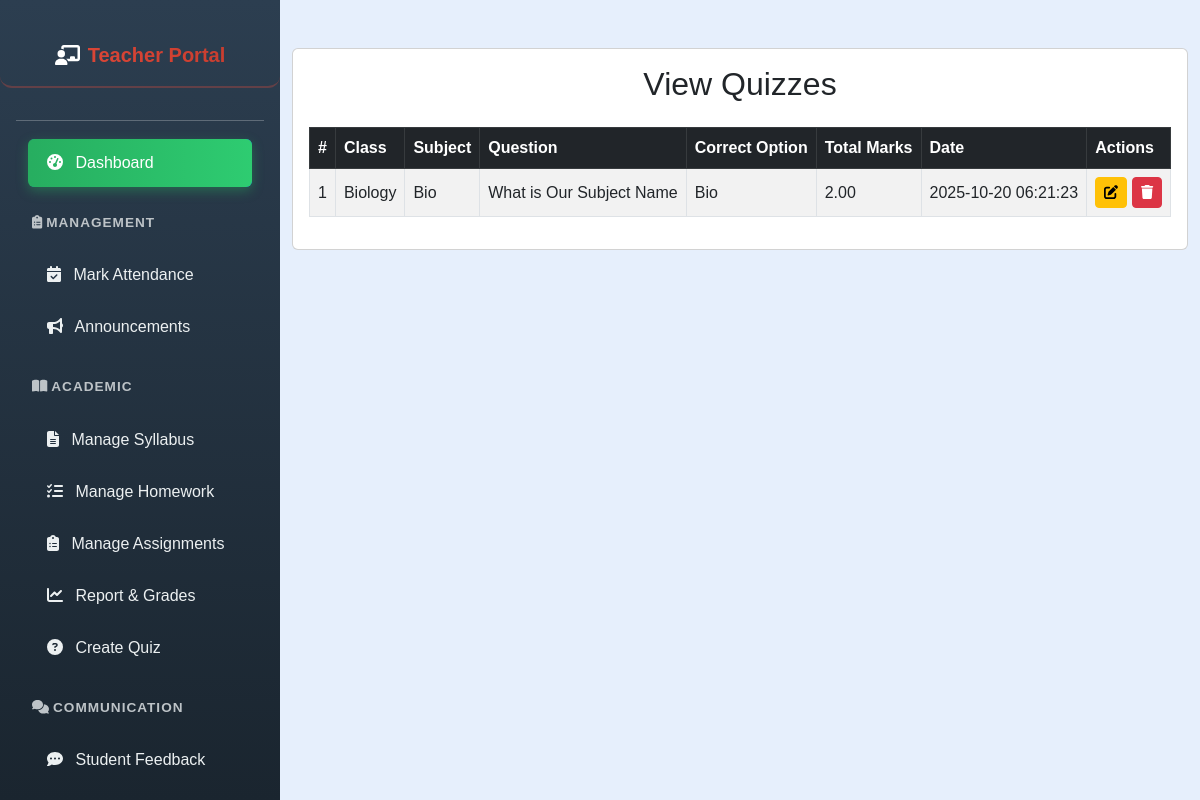
The page /teacher/view_quiz.php (signed in) on the database its author committed.
### tables this page shows
CREATE TABLE `quizzes` (
  `quiz_id` int(11) NOT NULL,
  `question` text NOT NULL,
  `option_one` varchar(255) NOT NULL,
  `option_two` varchar(255) NOT NULL,
  `option_three` varchar(255) NOT NULL,
  `option_four` varchar(255) NOT NULL,
  `correct_option` enum('option_one','option_two','option_three','option_four') NOT NULL,
  `subject_id` int(11) NOT NULL,
  `class_id` int(11) NOT NULL,
  `created_by` int(11) NOT NULL,
  `total_marks` decimal(5,2) NOT NULL,
  `created_at` timestamp NOT NULL DEFAULT current_timestamp()
);

CREATE TABLE `classes` (
  `class_id` int(11) NOT NULL,
  `class_name` varchar(50) NOT NULL,
  `section` varchar(10) NOT NULL,
  `created_at` datetime DEFAULT current_timestamp()
);

CREATE TABLE `subjects` (
  `subject_id` int(11) NOT NULL,
  `subject_name` varchar(100) NOT NULL,
  `class_id` int(11) NOT NULL,
  `created_at` datetime DEFAULT current_timestamp()
);

### teacher/view_quiz.php (the view, shortened to what this page needs)
<?php
include('../config.php');
$teacher_id = $_SESSION["user_id"];
$query = "
    SELECT q.quiz_id, q.question, q.option_one, q.option_two, q.option_three, q.option_four, q.correct_option,
           q.total_marks, c.class_name, s.subject_name, q.created_at
    FROM quizzes q
    JOIN classes c ON q.class_id = c.class_id
    JOIN subjects s ON q.subject_id = s.subject_id
    WHERE q.created_by = ?
    ORDER BY q.created_at DESC
";
$stmt = $conn->prepare($query);
$stmt->bind_param("i", $teacher_id);
$stmt->execute();
$result = $stmt->get_result();
$quizzes = $result->fetch_all(MYSQLI_ASSOC);
?>
<!DOCTYPE html>
<html lang="en">
<head>
    <link href="https://cdn.jsdelivr.net/npm/bootstrap@5.3.0/dist/css/bootstrap.min.css" rel="stylesheet" />
</head>
<body style="margin-left:280px; background-color:#e6effc;">
<?php include('teacher_sidebar.php'); ?>
<div class="container mt-5 mb-5">
    <div class="card mx-auto" style="max-width: 1000px;">
        <div class="card-body">
            <h2 class="mb-4 text-center">View Quizzes</h2>
            <?php if (count($quizzes) > 0): ?>
                <table class="table table-bordered table-striped align-middle">
                    <thead class="table-dark">
                        <tr>
                            <th>#</th>
                            <th>Class</th>
                            <th>Subject</th>
                            <th>Question</th>
                            <th>Correct Option</th>
                            <th>Total Marks</th>
                            <th>Date</th>
                            <th>Actions</th>
                        </tr>
                    </thead>
                    <tbody>
                        <?php foreach ($quizzes as $index => $q): ?>
                            <tr>
                                <td><?= $index + 1 ?></td>
                                <td><?= htmlspecialchars($q['class_name']) ?></td>
                                <td><?= htmlspecialchars($q['subject_name']) ?></td>
                                <td><?= nl2br(htmlspecialchars($q['question'])) ?></td>
                                <td><?= htmlspecialchars($q[$q['correct_option']]) ?></td>
                                <td><?= htmlspecialchars($q['total_marks']) ?></td>
                                <td><?= htmlspecialchars($q['created_at']) ?></td>
                                <td>
                                    <a href="edit_quiz.php?id=<?= $q['quiz_id'] ?>" class="btn btn-warning btn-sm">
                                        <i class="fas fa-edit"></i>
                                    </a>
                                    <button onclick="confirmDelete(<?= $q['quiz_id'] ?>)" class="btn btn-danger btn-sm">
                                        <i class="fas fa-trash"></i>
                                    </button>
                                </td>
                            </tr>
                        <?php endforeach; ?>
                    </tbody>
                </table>
            <?php else: ?>
                <p class="text-center">No quizzes found.</p>
            <?php endif; ?>
        </div>
    </div>
</div>
</body>
</html>

### teacher/teacher_sidebar.php (style rules this page uses)
body { font-family: Arial, sans-serif; background-color: #e6effc; margin-left: 280px; overflow-x: hidden; }

### rows shown on the page
quizzes: class.class_name "Biology", subject.subject_name "Bio", question "What is Our Subject Name", option_three "Bio", total_marks "2.00", created_at "2025-10-20 06:21:23"
